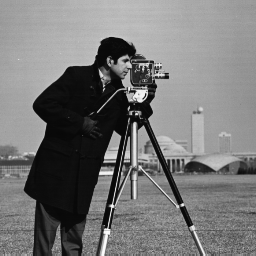
%> input picture image_processing/lab5_1019/cameraman.tif, 256 x 256 px
$ octave work0930_1_2.m   (GNU Octave 9; MATLAB toolbox functions it lacks are replaced by stand-ins)
%> lines starting %> are read from the running program, lines starting %| are printed output that depends on the picture
% @author 憨豆酒 YinDou
% @date 20190930
% @description 创建自定义索引图像
I = imread('cameraman.tif');
%> I is the input picture: size 256x256 uint8; min 7, max 253, mean 118.7
% 灰度图像划分成5个等级
X = grayslice(I, 5);
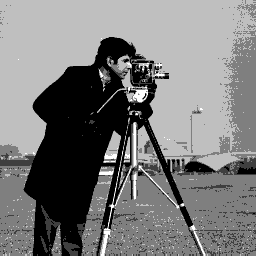
%> X: size 256x256 uint8; min 0, max 4, mean 1.92; drawn with min black and max white
% 创建map矩阵
map = [0,1,1;
    1,0,1;
    1,1,0;
    1,0,0;
    0,1,0];
imshow(X, map);
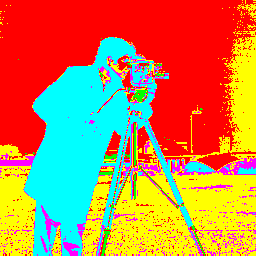
%> displayed picture: size 256x256x3, on the screen's scale of 0 to 255; mean R, G, B 193.5, 132.6, 74
